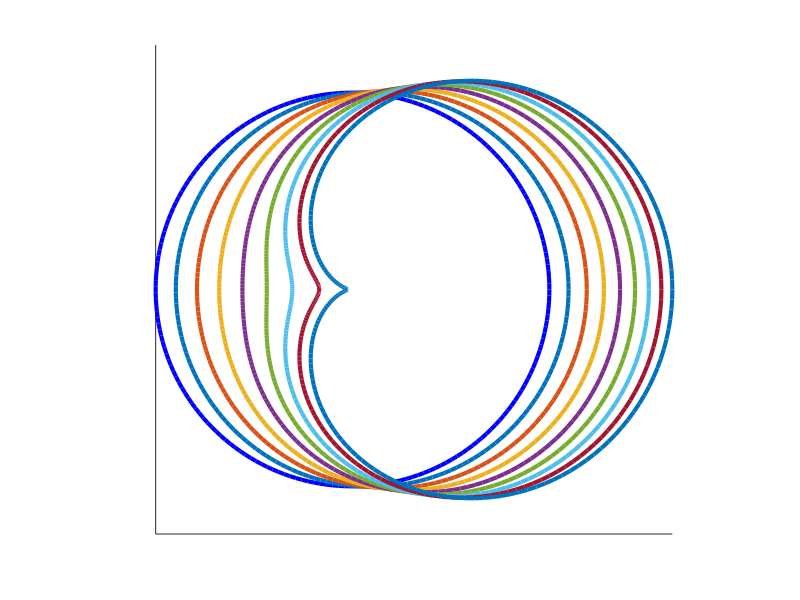

MATLAB code for this plot:
% Figure_506_perturbedcircle.m
% script to plot shapes of a circle perturbed with mode 1 function

close all;
clear all;

theta=linspace(0,2*pi,200);

Rzero=1;
epsilon=0.8;


xcircle=Rzero*cos(theta);
ycircle=Rzero*sin(theta);

t=figure('position',[900 250 1000 900]);

hold on;
plot(xcircle,ycircle,'-b','LineWidth',3);
for epsilon=0.1:0.1:0.8
    rhozero=Rzero*sqrt(1-epsilon^2/(2*Rzero^2));
    xcircle1=(rhozero+epsilon*cos(theta)).*cos(theta);
    ycircle1=(rhozero+epsilon*cos(theta)).*sin(theta);
    plot(xcircle1,ycircle1,'-','LineWidth',3);
end
axis equal;
box off;
%axis([-1.7 1.7 -1.7 1.7]);
hold on;
xticks([]);
xticklabels({});
yticks([]);
yticklabels({});

pause;
% exportgraphics(t,'Figure_perturbedcircle.png','BackgroundColor','none');
exportgraphics(t,['Figure_506_perturbedcircle.pdf'],'BackgroundColor','white');
hold off;
close;



